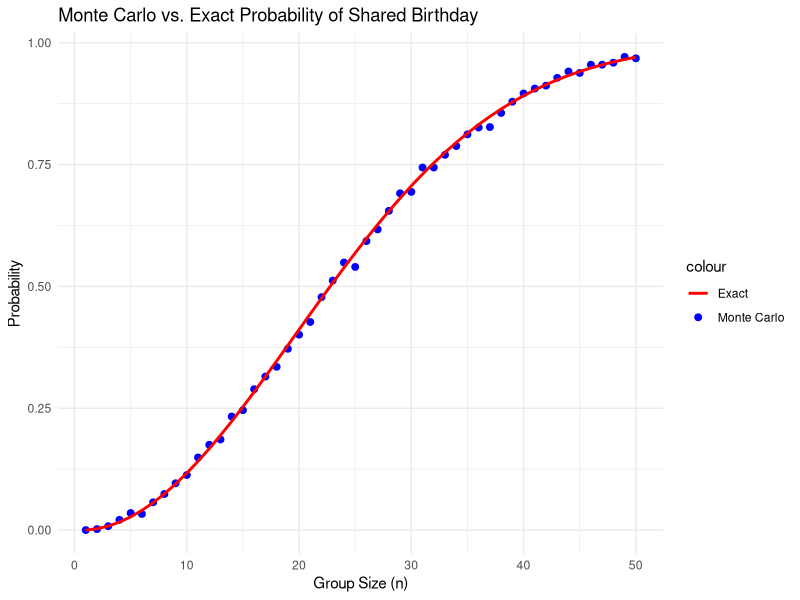
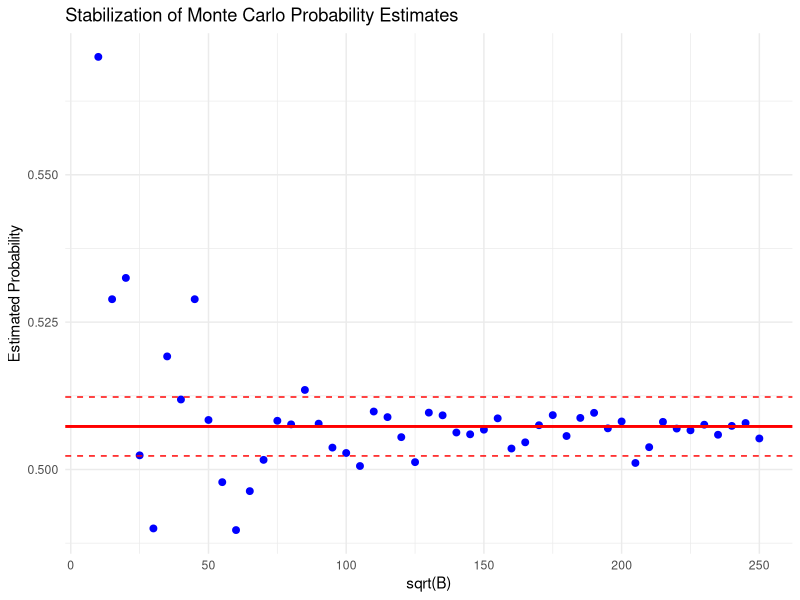
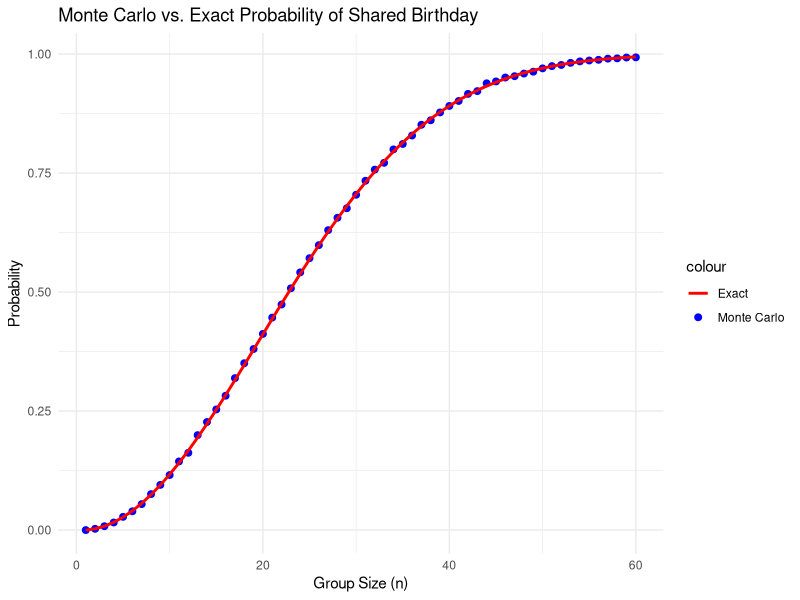
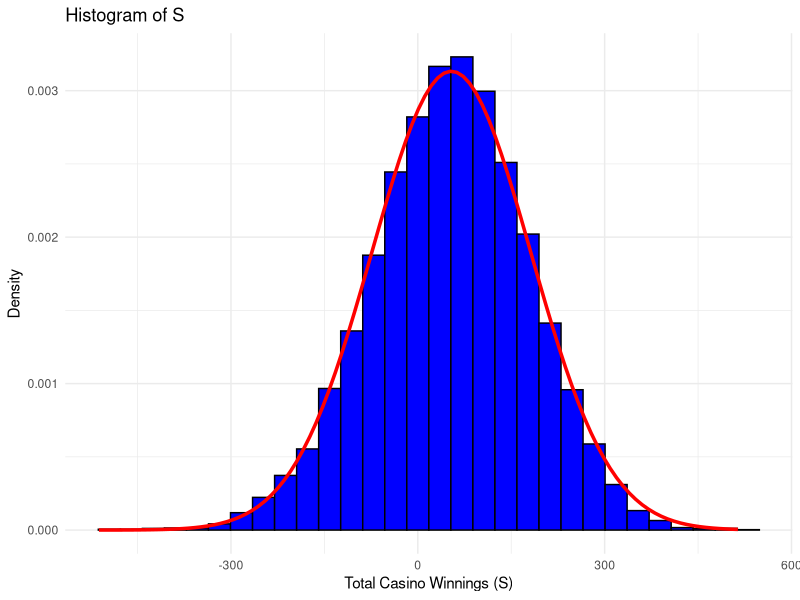

The R script that drew these images, in order:
## ---- chunk 1
same_birthday <- function(n) {
  # Generate n random birthdays (assuming no one is born on February 29)
  birthdays <- sample(1:365, n, replace = TRUE)  
  
  # Check if there are duplicate birthdays in the generated sample
  result <- any(duplicated(birthdays))  
  
  # Print the generated birthdays and whether there is a duplicate
  print(birthdays)  
  print(paste("Are there duplicate birthdays?", result))  
  
  # Return the result
  return(result)  
}


## ---- chunk 2
set.seed(2025)  # Set seed for reproducibility
B <- 10^3       # Number of simulations
n <- 50         # Number of people in the classroom

# Run the simulation B times and count how often there is a shared birthday
same_birthday_simulations <- replicate(B, same_birthday(n))

# Compute the probability of at least two people sharing a birthday
probability <- mean(same_birthday_simulations)

# Print the estimated probability
print(paste("Estimated probability of at least two people sharing a birthday:", probability))

## ---- chunk 3
# Load ggplot2 for visualization
library(ggplot2)

set.seed(1997)  # Set seed for reproducibility

# Function to compute probability using Monte Carlo simulation
compute_prob <- function(n, B = 10^3) { 
  mean(replicate(B, same_birthday(n)))  # Estimate probability
}

# Function to compute exact probability using the multiplication rule
exact_prob <- function(n) { 
  if (n > 365) return(0)  # If n > 365, probability is 0 (birthday must repeat)
  return(1 - prod((365:(365 - n + 1)) / 365))  # Compute probability using complement rule
}

# Function to check if at least two people share a birthday
same_birthday <- function(n) {
  birthdays <- sample(1:365, n, replace = TRUE)  
  return(length(unique(birthdays)) < n)  # If unique count < n, a duplicate exists
}

# Compute probabilities for different values of n
n_values <- 1:50
monte_carlo_probs <- sapply(n_values, compute_prob, B = 1000)  # Monte Carlo simulation
exact_probs <- sapply(n_values, exact_prob)  # Compute exact probabilities

# Find the smallest group size where probability exceeds 50%
threshold_n <- min(n_values[monte_carlo_probs > 0.5])

# Print the result
print(paste("The group size where the chance becomes greater than 50% is:", threshold_n))

# Convert data to a data frame for ggplot2
df <- data.frame(n = n_values, MonteCarlo = monte_carlo_probs, Exact = exact_probs)

# ggplot2 visualization (explicitly using print)
p <- ggplot(df, aes(x = n)) +
  geom_point(aes(y = MonteCarlo, color = "Monte Carlo"), size = 2) +  # Monte Carlo points
  geom_line(aes(y = Exact, color = "Exact"), linewidth = 1) +  # Exact probability line
  labs(title = "Monte Carlo vs. Exact Probability of Shared Birthday",
       x = "Group Size (n)", y = "Probability") +
  scale_color_manual(values = c("Monte Carlo" = "blue", "Exact" = "red")) +
  theme_minimal()

# Ensure the plot is displayed
print(p)  # Explicitly print the ggplot object

## ---- chunk 4
set.seed(1998)  # Ensure reproducibility

# Function to compute Monte Carlo probability for a given B
compute_prob_B <- function(B, n = 23) {
  mean(replicate(B, same_birthday(n)))  # Estimate probability for given B
}

# Compute exact probability for n = 23
exact_p23 <- exact_prob(23)

# Define different values of B
B_values <- seq(10, 250, 5)^2  # Squared sequence from 10 to 250 in steps of 5

# Compute Monte Carlo probabilities for each B
monte_carlo_probs_B <- sapply(B_values, compute_prob_B)

# Create a data frame for plotting
df_B <- data.frame(B = B_values, MonteCarlo = monte_carlo_probs_B, Exact = exact_p23)

# Plot Monte Carlo estimates against sqrt(B)
library(ggplot2)

p <- ggplot(df_B, aes(x = sqrt(B), y = MonteCarlo)) +
  geom_point(color = "blue", size = 2) +  # Monte Carlo estimates as points
  geom_hline(yintercept = exact_p23, color = "red", linetype = "solid", size = 1) +  # Exact probability line
  geom_hline(yintercept = exact_p23 + 0.005, color = "red", linetype = "dashed") +  # Upper bound
  geom_hline(yintercept = exact_p23 - 0.005, color = "red", linetype = "dashed") +  # Lower bound
  labs(title = "Stabilization of Monte Carlo Probability Estimates",
       x = "sqrt(B)", y = "Estimated Probability") +
  theme_minimal()

print(p)  # Ensure the ggplot is displayed

## ---- chunk 5
# Load ggplot2 for visualization
library(ggplot2)

set.seed(1997)  # Ensure reproducibility

# Function to compute probability using Monte Carlo simulation
compute_prob <- function(n, B) { 
  mean(replicate(B, same_birthday(n)))  # Estimate probability with given B
}

# Function to compute exact probability using the multiplication rule
exact_prob <- function(n) { 
  if (n > 365) return(0)  # If n > 365, probability is 0 (birthday must repeat)
  return(1 - prod((365:(365 - n + 1)) / 365))  # Compute probability using complement rule
}

# Choose B based on exercise 5 results (stabilization around 20,000 iterations)
B_selected <- 20000  # This ensures estimates are within ±0.005 of the exact probability

# Compute probabilities for different values of n
n_values <- seq(1, 60)
monte_carlo_probs <- sapply(n_values, compute_prob, B = B_selected)  # Monte Carlo simulation
exact_probs <- sapply(n_values, exact_prob)  # Compute exact probabilities

# Convert data to a data frame for ggplot2
df <- data.frame(n = n_values, MonteCarlo = monte_carlo_probs, Exact = exact_probs)

# ggplot2 visualization
p <- ggplot(df, aes(x = n)) +
  geom_point(aes(y = MonteCarlo, color = "Monte Carlo"), size = 2) +  # Monte Carlo points
  geom_line(aes(y = Exact, color = "Exact"), linewidth = 1) +  # Exact probability line
  labs(title = "Monte Carlo vs. Exact Probability of Shared Birthday",
       x = "Group Size (n)", y = "Probability") +
  scale_color_manual(values = c("Monte Carlo" = "blue", "Exact" = "red")) +
  theme_minimal()

# Ensure the plot is displayed
print(p)




## ---- chunk 6
set.seed(2025)  # Ensure reproducibility

# Define the possible outcomes
outcomes <- c(-17, 1)  # -17 if player wins, 1 if casino wins
probabilities <- c(2/38, 36/38)  # P(win) = 2/38, P(lose) = 36/38

# Simulate one bet
n <- 1
casino_winnings <- sample(outcomes, n, replace = TRUE, prob = probabilities)

# Print the result
print(paste("Casino's winnings from one bet:", casino_winnings))
## ---- chunk 7
set.seed(2025)  # Ensure reproducibility

# Number of bets
n <- 1000

# Simulate casino winnings for n bets
casino_winnings_n <- sample(outcomes, n, replace = TRUE, prob = probabilities)

# Calculate total winnings of the casino
total_winnings <- sum(casino_winnings_n)

# Print total casino winnings
print(paste("Casino's total winnings after", n, "bets:", total_winnings))

# Estimate probability that casino loses money
prob_casino_loses <- mean(cumsum(casino_winnings_n) < 0)

# Print probability of casino losing money
print(paste("Estimated probability that the casino loses money:", prob_casino_loses))

## ---- chunk 8
# Compute expected value
expected_value <- 0.05263
n <- 1000
expected_total_winnings <- n * expected_value

# Print result
print(paste("Expected value after", n, "bets:", expected_total_winnings))

## ---- chunk 9
# Compute standard deviation of a single bet
sigma_squared <- ((-17 - expected_value)^2 * (2/38)) + ((1 - expected_value)^2 * (36/38))
sigma <- sqrt(sigma_squared)

# Compute standard error
SE <- sqrt(n) * sigma

# Print result
print(paste("Standard error after", n, "bets:", SE))


## ---- chunk 10
set.seed(2025)  # Ensure reproducibility

# Define the possible outcomes
outcomes <- c(-17, 1)  # -17 if player wins, 1 if casino wins
probabilities <- c(2/38, 36/38)  # P(win) = 2/38, P(lose) = 36/38

# Simulate casino winnings for n bets
casino_winnings_n <- sample(outcomes, n, replace = TRUE, prob = probabilities)

# Compute Monte Carlo estimates
monte_carlo_expected_value <- mean(casino_winnings_n)
monte_carlo_standard_error <- sd(casino_winnings_n) / sqrt(n)

# Print Monte Carlo results
print(paste("Monte Carlo Expected Value:", monte_carlo_expected_value))
print(paste("Monte Carlo Standard Error:", monte_carlo_standard_error))




## ---- chunk 11
set.seed(2025)  # Ensure reproducibility

# Parameters
n <- 1000  # Number of bets per simulation
B <- 10000 # Number of Monte Carlo simulations

# Define possible outcomes
outcomes <- c(-17, 1)
probabilities <- c(2/38, 36/38)

# Simulate S B times
S_values <- replicate(B, sum(sample(outcomes, n, replace = TRUE, prob = probabilities)))

# Compute standardized S values
S_standardized <- (S_values - mean(S_values)) / sd(S_values)
library(ggplot2)

# Histogram of S
ggplot(data.frame(S_values), aes(x = S_values)) +
  geom_histogram(aes(y = ..density..), bins = 30, color = "black", fill = "blue") +
  stat_function(fun = dnorm, args = list(mean = mean(S_values), sd = sd(S_values)), color = "red", lwd = 1.2) +
  labs(title = "Histogram of S", x = "Total Casino Winnings (S)", y = "Density") +
  theme_minimal()

## ---- chunk 12
set.seed(2025)  # Ensure reproducibility

# Define parameters
n <- 1000  # Number of bets
B <- 10000  # Number of Monte Carlo simulations

# Casino single-bet profit outcomes
outcomes <- c(-17, 1)
probabilities <- c(2/38, 36/38)

# Monte Carlo simulation: Compute S B times
S_values <- replicate(B, sum(sample(outcomes, n, replace = TRUE, prob = probabilities)))

# Compute Monte Carlo probability of profit
prob_monte_carlo <- mean(S_values > 0)

# Compute CLT approximation
expected_value <- 0.05263
sigma_squared <- ((-17 - expected_value)^2 * (2/38)) + ((1 - expected_value)^2 * (36/38))
sigma <- sqrt(sigma_squared)

# CLT estimated mean and standard deviation of S
E_S <- n * expected_value
sigma_S <- sqrt(n) * sigma

# Compute probability using normal approximation
prob_CLT <- 1 - pnorm(0, mean = E_S, sd = sigma_S)

# Print results
print(paste("Monte Carlo estimated probability of casino profit:", prob_monte_carlo))
print(paste("CLT estimated probability of casino profit:", prob_CLT))


## ---- chunk 13
# Given expected value per bet
expected_value <- 0.05263

# Compute variance of a single bet
sigma_squared <- ((-17 - expected_value)^2 * (2/38)) + ((1 - expected_value)^2 * (36/38))
sigma <- sqrt(sigma_squared)

# Solve for n using CLT
z_critical <- qnorm(0.01)  # -2.33 for 1% probability
n_clt <- ( (abs(z_critical) * sigma) / expected_value )^2

# Print required number of bets
print(paste("Minimum n required (CLT-based):", round(n_clt)))
set.seed(2025)  # Ensure reproducibility

# Define number of bets from CLT result
n_monte <- round(n_clt)
B <- 10000  # Number of Monte Carlo simulations

# Possible casino outcomes per bet
outcomes <- c(-17, 1)
probabilities <- c(2/38, 36/38)

# Simulate total casino winnings for B trials
S_values <- replicate(B, sum(sample(outcomes, n_monte, replace = TRUE, prob = probabilities)))

# Compute probability of casino losing money
prob_loss_monte <- mean(S_values < 0)

# Print Monte Carlo estimated probability
print(paste("Monte Carlo estimated probability of casino losing money:", prob_loss_monte))

